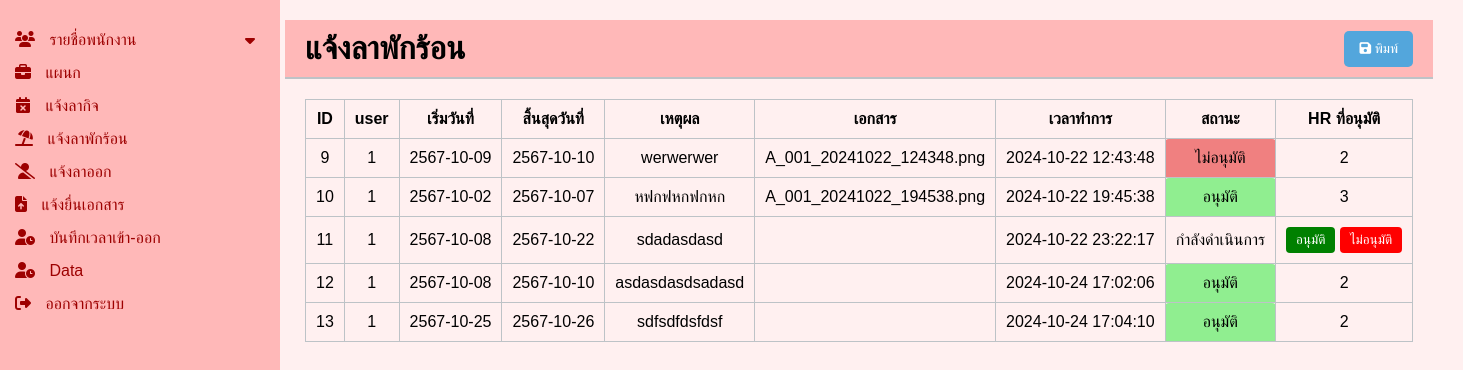
/backend/show_vacationleave.php, run on the app's committed database.
### tables this page shows
CREATE TABLE `tb_vacationleave` (
  `VLeave_id` int(11) NOT NULL,
  `user_id` int(11) NOT NULL,
  `VLeave_dateStart` date DEFAULT NULL,
  `VLeave_dateEnd` date DEFAULT NULL,
  `VLeave_detail` text,
  `VLeave_docs` text,
  `VLeave_date` datetime DEFAULT NULL,
  `hr_id` int(11) DEFAULT NULL,
  `VLeave_status` varchar(45) DEFAULT NULL
);

### backend/show_vacationleave.php (the view, shortened to what this page needs)
<?php
include 'sidebar.php';
?>
<!DOCTYPE html>
<html lang="en">
<head>
    <link rel="stylesheet" href="https://cdnjs.cloudflare.com/ajax/libs/font-awesome/6.1.1/css/all.min.css">
    <link rel="stylesheet" href="css/position_1.css">
</head>
<body>
    <div class="container">
        <div class="main-content">
            <header>
                <h1>แจ้งลาพักร้อน</h1>
                <div class="actions">
                    <button class="btn btn-save" onclick="printPage()"><i class="fa fa-save"></i> พิมพ์</button>
                </div>
            </header>
            <div class="content">
                <table class="table">
                    <thead>
                        <tr>
                            <th scope="col">ID</th>
                            <th scope="col">user</th>
                            <th scope="col">เริ่มวันที่</th>
                            <th scope="col">สิ้นสุดวันที่</th>
                            <th scope="col">เหตุผล</th>
                            <th scope="col">เอกสาร</th>
                            <th scope="col">เวลาทำการ</th>
                            <th scope="col">สถานะ</th>
                            <th scope="col">HR ที่อนุมัติ</th>
                        </tr>
                    </thead>
                    <tbody>
                        <?php
                        $db = new class_conn();
                        $conn = $db->connect();
                        $sql = "SELECT * FROM tb_vacationleave";
                        $result = $conn->query($sql);
                        if ($result->num_rows > 0) {
                            while ($row = $result->fetch_assoc()) {
                                $statusClass = '';
                                if ($row['VLeave_status'] == 'อนุมัติ') {
                                    $statusClass = 'status-green';
                                } elseif ($row['VLeave_status'] == 'ไม่อนุมัติ') {
                                    $statusClass = 'status-red';
                                }
                                echo "<tr>
                                <td>{$row['VLeave_id']}</td>
                                <td>{$row['user_id']}</td>
                                <td>{$row['VLeave_dateStart']}</td>
                                <td>{$row['VLeave_dateEnd']}</td>
                                <td>{$row['VLeave_detail']}</td>
                                <td>{$row['VLeave_docs']}</td>
                                <td>{$row['VLeave_date']}</td>
                                <td class='{$statusClass}'>{$row['VLeave_status']}</td>";
                                if ($row['VLeave_status'] == 'อนุมัติ' || $row['VLeave_status'] == 'ไม่อนุมัติ') {
                                    echo "<td>{$row['hr_id']}</td>";
                                } else {
                                    echo "<td>
                                        <form method='post' action=''>
                                            <input type='hidden' name='vleave_id' value='{$row['VLeave_id']}'>
                                            <button class='btn-approve' name='approve'>อนุมัติ</button>
                                            <button class='btn-reject' name='reject'>ไม่อนุมัติ</button>
                                        </form>
                                    </td>";
                                }
                                echo "</tr>";
                            }
                        }
                        ?>
                    </tbody>
                </table>
            </div>
        </div>
    </div>
</body>
</html>

### backend/css/sidebar.css (style rules this page uses)
body { font-family: Arial, sans-serif; margin: 0; padding: 0; background-color: #FFDEDE; }
.container { display: flex; height: 100vh; }
.main-content { flex: 1; padding: 20px; }
header { display: flex; justify-content: space-between; align-items: center; background-color: #ecf0f1; padding: 10px 20px; border-bottom: 2px solid #bdc3c7; }
header h1 { margin: 0; }
.actions { display: flex; }
.actions .btn { background-color: #3498db; color: white; border: none; padding: 10px 15px; margin-left: 10px; cursor: pointer; border-radius: 5px; }
.content { padding: 20px; }

### backend/css/position_1.css (style rules this page uses)
body { font-family: Arial, sans-serif; background-color: #FFF0F0; display: flex; height: 100vh; margin: 0; }
.main-content { padding-left: 5px; flex-direction: column; }
header { display: flex; justify-content: space-between; align-items: center; background-color: #FFB8B8; padding: 10px 20px; border-bottom: 2px solid #bdc3c7; }
header h1 { margin: 0; }
.actions { display: flex; }
.actions .btn { background-color: #53a6dc; color: white; border: none; padding: 10px 15px; margin-left: 10px; cursor: pointer; border-radius: 5px; }
.content { padding: 20px; flex: 1; display: flex; flex-direction: column; overflow: auto; }
.table { width: 100%; border-collapse: collapse; }
table, th, td { border: 1px solid #bdc3c7; }
th, td { padding: 10px; text-align: center; overflow: hidden; text-overflow: ellipsis; white-space: nowrap; }

### backend/show_vacationleave.php (style rules this page uses)
.btn-approve { background-color: green; color: white; padding: 5px 10px; border: none; border-radius: 4px; cursor: pointer; }
.btn-reject { background-color: red; color: white; padding: 5px 10px; border: none; border-radius: 4px; cursor: pointer; }
.status-green { background-color: lightgreen; padding: 5px; border-radius: 4px; }
.status-red { background-color: lightcoral; padding: 5px; border-radius: 4px; }

### data on the page
tb_vacationleave: VLeave_id "9", user "1", VLeave_dateStart "2567-10-09", VLeave_dateEnd "2567-10-10", VLeave_detail "werwerwer", VLeave_docs "A_001_20241022_124348.png", VLeave_date "2024-10-22 12:43:48", VLeave_status "ไม่อนุมัติ", hr "2"
tb_vacationleave: VLeave_id "10", user "1", VLeave_dateStart "2567-10-02", VLeave_dateEnd "2567-10-07", VLeave_detail "หฟกฟหกฟกหก", VLeave_docs "A_001_20241022_194538.png", VLeave_date "2024-10-22 19:45:38", VLeave_status "อนุมัติ", hr "3"
tb_vacationleave: VLeave_id "11", user "1", VLeave_dateStart "2567-10-08", VLeave_dateEnd "2567-10-22", VLeave_detail "sdadasdasd", VLeave_date "2024-10-22 23:22:17", VLeave_status "กำลังดำเนินการ"
tb_vacationleave: VLeave_id "12", user "1", VLeave_dateStart "2567-10-08", VLeave_dateEnd "2567-10-10", VLeave_detail "asdasdasdsadasd", VLeave_date "2024-10-24 17:02:06", VLeave_status "อนุมัติ", hr "2"
tb_vacationleave: VLeave_id "13", user "1", VLeave_dateStart "2567-10-25", VLeave_dateEnd "2567-10-26", VLeave_detail "sdfsdfdsfdsf", VLeave_date "2024-10-24 17:04:10", VLeave_status "อนุมัติ", hr "2"
